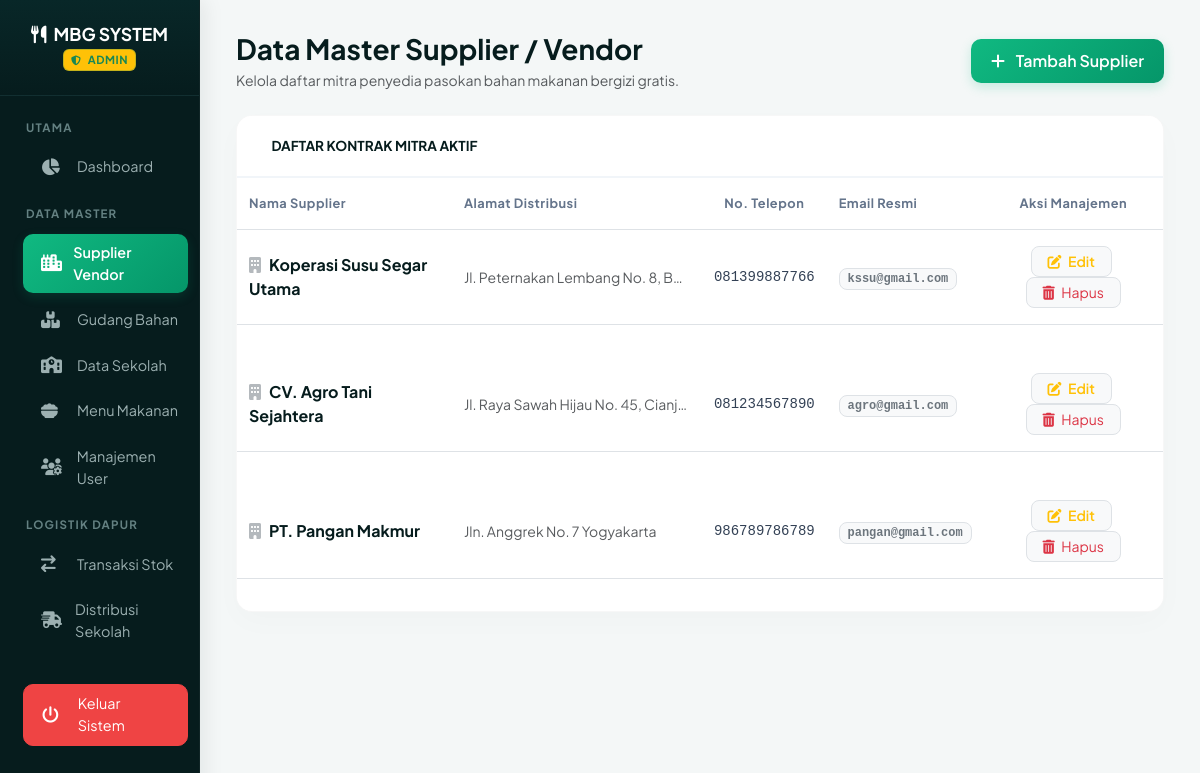
Page /index.php?page=supplier (signed in) on the committed database.
### tables this page shows
CREATE TABLE `supplier` (
  `id_supplier` int(11) NOT NULL,
  `nama_supplier` varchar(100) NOT NULL,
  `alamat` text NOT NULL,
  `no_telp` varchar(12) NOT NULL,
  `email` varchar(100) NOT NULL
);

### controllers/SupplierController.php (called while the page is built, shortened)
<?php
require_once __DIR__ . '/../config/Database.php';
class SupplierController {
    private $db;
    public function __construct() {
        $database = new Database();
        $this->db = $database->getConnection();
    }
    public function readAll() {
        $query = "SELECT * FROM supplier ORDER BY id_supplier DESC";
        return $this->db->query($query)->fetchAll(PDO::FETCH_ASSOC);
    }
}
?>

### config/Database.php (called while the page is built, shortened)
<?php
class Database {
    private $host = "localhost";
    private $db_name = "db_project_mbg";
    private $username = "root";
    private $password = "";
    public function getConnection() {
        $this->conn = null;
        try {
            $this->conn = new PDO("mysql:host=" . $this->host . ";dbname=" . $this->db_name, $this->username, $this->password);
            $this->conn->setAttribute(PDO::ATTR_ERRMODE, PDO::ERRMODE_EXCEPTION);
            $this->conn->exec("set names utf8mb4");
        } catch(PDOException $exception) {
            echo "Koneksi database gagal: " . $exception->getMessage();
        }
        return $this->conn;
    }
}
?>

### views/supplier.php (the view, shortened to what this page needs)
<?php
require_once __DIR__ . '/../controllers/SupplierController.php';
$supCtrl = new SupplierController();
$suppliers = $supCtrl->readAll();
?>
<div class="container-fluid pt-2">
    <div class="d-flex justify-content-between align-items-center mb-4">
        <div>
            <h3 class="mbg-title mb-1">Data Master Supplier / Vendor</h3>
            <p class="text-muted small mb-0">Kelola daftar mitra penyedia pasokan bahan makanan bergizi gratis.</p>
        </div>
        <button class="btn btn-mbg-primary" data-bs-toggle="modal" data-bs-target="#modalTambah">
            <i class="fas fa-plus me-2"></i> Tambah Supplier
        </button>
    </div>
    <div class="card mbg-table-card border-0">
        <div class="mbg-table-header d-flex align-items-center">
            <span class="fw-bold text-uppercase tracking-wide" style="font-size: 0.85rem; color: #061c1d;">
                <i class="fas fa-handholding-hand me-2 text-success"></i> Daftar Kontrak Mitra Aktif
            </span>
        </div>
        <div class="table-responsive">
            <table class="table table-hover align-middle mb-0">
                <thead>
                    <tr>
                        <th class="ps-4">Nama Supplier</th>
                        <th>Alamat Distribusi</th>
                        <th class="text-center">No. Telepon</th>
                        <th>Email Resmi</th>
                        <th class="text-center pe-4">Aksi Manajemen</th>
                    </tr>
                </thead>
                <tbody>
                    <?php if (count($suppliers) > 0): ?>
                        <?php foreach($suppliers as $row): ?>
                        <tr>
                            <td class="ps-4 fw-bold" style="color: #061c1d;">
                                <i class="fas fa-building text-secondary opacity-50 me-2"></i><?=($row['nama_supplier']); ?>
                            </td>
                            <td class="text-muted small" style="max-width: 250px; text-overflow: ellipsis; overflow: hidden; white-space: nowrap;">
                                <?= htmlspecialchars($row['alamat']); ?>
                            </td>
                            <td class="text-center font-monospace small"><?= htmlspecialchars($row['no_telp']); ?></td>
                            <td><span class="badge bg-light text-secondary border px-2.5 py-1.5 rounded-3 font-monospace"><?= htmlspecialchars($row['email']); ?></span></td>
                            <td class="text-center pe-4">
                                <button class="btn btn-sm btn-light border text-warning px-3 rounded-3 me-1 fw-semibold" data-bs-toggle="modal" data-bs-target="#modalEdit<?= $row['id_supplier']; ?>">
                                    <i class="fas fa-pen-to-square me-1"></i> Edit
                                </button>
                                <form method="POST" action="" onsubmit="return confirm('Hapus supplier ini? Semua data stok terkait akan ikut terhapus!');" style="display:inline;">
                                    <button type="submit" class="btn btn-sm btn-light border text-danger px-3 rounded-3">
                                        <i class="fas fa-trash-can me-1"></i> Hapus
                                    </button>
                                </form>
                            </td>
                        </tr>
                        <tr>
                            <td colspan="5" class="p-0 border-0">
                            </td>
                        </tr>
                        <?php endforeach; ?>
                    <?php endif; ?>
                </tbody>
            </table>
        </div>
    </div>
</div>

### templates/header.php (style rules this page uses)
body { min-height: 100vh; background-color: #f4f7f7; font-family: 'Plus Jakarta Sans', sans-serif; -webkit-font-smoothing: antialiased; }

### views/supplier.php (style rules this page uses)
.mbg-title { color: #061c1d; font-weight: 700; }
.btn-mbg-primary { background: linear-gradient(135deg, #10b981 0%, #059669 100%) !important; color: #ffffff !important; border: none !important; font-weight: 600; border-radius: 10px; padding: 10px 20px; box-shadow: 0 4px 12px rgba(16, 185, 129, 0.2); transition: all 0.25s ease; }
.mbg-table-card { border-radius: 16px !important; border: 1px solid rgba(0, 0, 0, 0.03) !important; box-shadow: 0 10px 30px rgba(6, 28, 29, 0.02) !important; background: #ffffff; overflow: hidden; }
.mbg-table-header { background: #ffffff !important; border-bottom: 2px solid #f1f5f9 !important; padding: 20px 24px; }
.table th { font-size: 0.8rem; text-uppercase: true; letter-spacing: 0.5px; color: #64748b; padding: 16px 12px !important; }
.table td { padding: 16px 12px !important; color: #334155; }

### rows in the picture
supplier: nama_supplier "Koperasi Susu Segar Utama", alamat "Jl. Peternakan Lembang No. 8, B…", no_telp "081399887766", email "kssu@gmail.com"
supplier: nama_supplier "CV. Agro Tani Sejahtera", alamat "Jl. Raya Sawah Hijau No. 45, Cianjur", no_telp "081234567890", email "agro@gmail.com"
supplier: nama_supplier "PT. Pangan Makmur", alamat "Jln. Anggrek No. 7 Yogyakarta", no_telp "986789786789", email "pangan@gmail.com"

### other values in the picture
$role "ADMIN"
